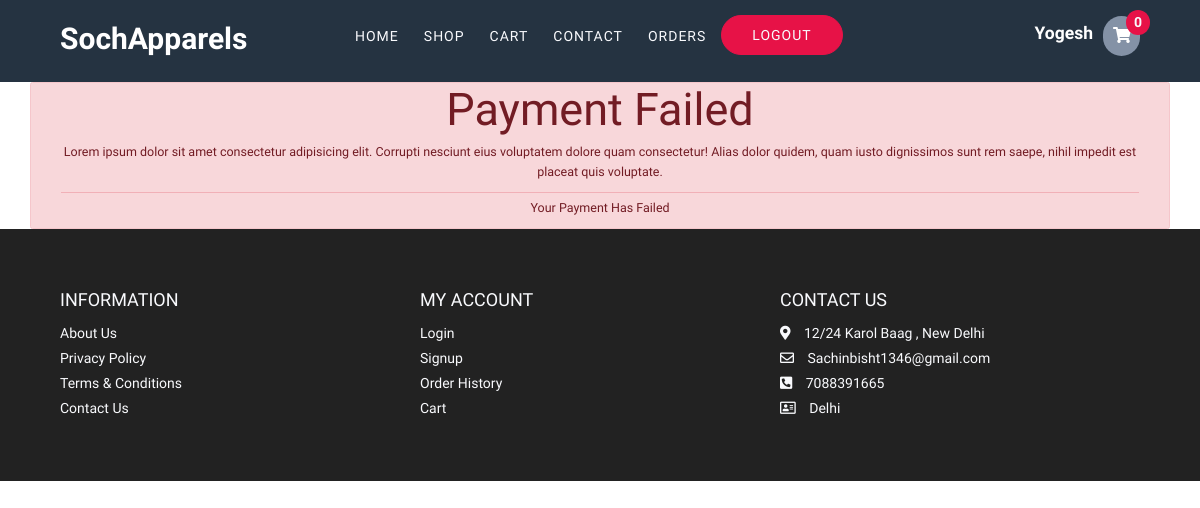
/payment_failed/ (signed in), run on the app's committed database.
### store/models/index.py (models this page shows, shortened)
class WebsiteDetail(models.Model):
    website_name = models.CharField(max_length=50)
    website_logo = models.ImageField(upload_to="media/images/", height_field=None, width_field=None, max_length=None)
    website_description = models.CharField(max_length=250)
    favicon_icon = models.ImageField(upload_to="media/images/", height_field=None, width_field=None, max_length=None)
    hero_image = models.ImageField(upload_to="media/images/", height_field=None, width_field=None,
    max_length=None)
    hero_headline = models.CharField(max_length=200)
    offer_headine = models.CharField(max_length=50)
    offer_image = models.ImageField(upload_to="media/images/", height_field=None, width_field=None, max_length=None)
    offer_text = models.CharField(max_length=50)
    location = models.CharField(max_length=150)
    email_1 = models.EmailField(max_length=254)
    email_2 = models.EmailField(max_length=254)
    mobile_1 = models.CharField(max_length=10)
    mobile_2 = models.CharField(max_length=10)
    city = models.CharField(max_length=20)

### store/views/payment.py (the view)
# urls.py: path("payment_failed/", login_required(PaymentFailed.as_view(), login_url="/login/"), name="PaymentFailed"),
class PaymentFailed(View):
    def get(self, request: WSGIRequest) -> HttpResponse:
        return render(request, 'store/payment_failed.html')

### store/templatetags/cloth_tags.py (called while the page is built)
@register.simple_tag
def faviconIcon() -> str:
    favicon = website.favicon_icon.url
    return favicon

@register.simple_tag
def get_address() -> str:
    return website.location

@register.simple_tag
def get_email_1() -> str:
    return website.email_1

@register.simple_tag
def get_mobile_1() -> str:
    return website.mobile_1

@register.simple_tag
def get_city() -> str:
    return website.city

@register.simple_tag
def get_name() -> str:
    return website.website_name

### store/templates/store/payment_failed.html (shortened to what this page needs)
{% extends 'store/layout.html' %}
{% block body %}
<div class="jumbotron container alert alert-danger text-center">
    <h1 class="display-3">Payment Failed</h1>
    <p class="lead">Lorem ipsum dolor sit amet consectetur adipisicing elit. Corrupti nesciunt eius voluptatem dolore quam consectetur! Alias dolor quidem, quam iusto dignissimos sunt rem saepe, nihil impedit est placeat quis voluptate.</p>
    <hr class="my-2">
    <p class="lead">
        Your Payment Has Failed
    </p>
</div>
{% endblock %}

### store/templates/store/layout.html (shortened to what this page needs)
<!DOCTYPE html>
<html lang="en">
{% load static %}
{% load cloth_tags %}
<head>
  <link rel="stylesheet" href="https://stackpath.bootstrapcdn.com/bootstrap/4.4.1/css/bootstrap.min.css">
  <link rel="stylesheet" href="https://cdnjs.cloudflare.com/ajax/libs/Glide.js/3.4.1/css/glide.core.css" />
  <link rel="stylesheet" href="https://cdnjs.cloudflare.com/ajax/libs/Glide.js/3.4.1/css/glide.theme.css" />
  <link rel="stylesheet" href="https://cdnjs.cloudflare.com/ajax/libs/font-awesome/5.15.1/css/all.min.css" />
  <link rel="stylesheet" href="{%static 'store/style.css' %}" />
</head>
<body>
  <div class="navigation nav_color">
    <div class="container">
      <nav class="nav__center">
        <div class="nav__header">
          <div class="nav__logo">
            <h1>{% get_name %}</h1>
          </div>
        </div>
        <div class="nav__menu">
          <ul class="nav__list">
            <li class="nav__item">
              <a href="/" class="nav__link">Home</a>
            </li>
            <li class="nav__item">
              <a href="/store" class="nav__link">Shop</a>
            </li>
            <li class="nav__item">
              <a href="/cart" class="nav__link">Cart</a>
            </li>
            <li class="nav__item">
              <a href="/contact" class="nav__link ">Contact</a>
            </li>
            {% if request.user.is_authenticated %}
            <li class="nav__item">
              <a href="/orders" class="nav__link">Orders</a>
            </li>
            <li class="nav__item">
              <a href="/logout" class="nav__link">Logout</a>
            </li>
            {% endif %}
          </ul>
          <ul class="nav__icons">
              {% if request.user.is_authenticated %}
              <h3  class="text-white mr-3">{{request.user.first_name}}</h3>
              {% endif %}
            <a href="/cart" class="icon__item">
              <i class="fas fa-shopping-cart" aria-hidden="true"></i>
              <span id="cart">{{request.session.cart|length}}</span>
            </a>
          </ul>
        </div>
      </nav>
    </div>
  </div>
  {% block body %} {% endblock %}
   <footer id="footer" class="section footer">
    <div class="container">
        <div class="footer__top">
            <div class="footer-top__box">
                <h3>INFORMATION</h3>
                <a href="/about">About Us</a>
                <a href="#">Privacy Policy</a>
                <a href="#">Terms & Conditions</a>
                <a href="/contact">Contact Us</a>
            </div>
            <div class="footer-top__box">
                <h3>MY ACCOUNT</h3>
                <a href="/login">Login</a>
                <a href="/registration">Signup</a>
                <a href="/orders">Order History</a>
                <a href="/cart">Cart</a>
            </div>
            <div class="footer-top__box">
                <h3>CONTACT US</h3>
                <div>
                    <span>
                        <i class="fas fa-map-marker-alt"></i>
                    </span>
                    {% get_address %}
                </div>
                <div>
                    <span>
                        <i class="far fa-envelope"></i>
                    </span>
                    {% get_email_1 %}
                </div>
                <div>
                    <span>
                        <i class="fas fa-phone-square-alt"></i>
                    </span>
                    {% get_mobile_1 %}
                </div>
                <div>
                    <span>
                        <i class="far fa-address-card"></i>
                    </span>
                    {% get_city %}
                </div>
            </div>
        </div>
    </div>
</footer>
</body>
</html>

### store/static/store/style.css (style rules this page uses)
:root { --default-color: #e71247; --default-color2: #d64569; --dark-color: #222; --dark-color-alt: #3c4858; --grey-color: #f9fafd; --grey-color-alt: #8492a6; --yellow: #ffcc00; --white: #fff; }
*, *::after, *::before { padding: 0; margin: 0; box-sizing: border-box; }
html { scroll-behavior: smooth; font-size: 62.5%; }
body { position: relative; font-family: "Dosis", sans-serif; font-size: 1.6rem; font-weight: 400; line-height: 1.6; min-height: 100%; color: var(--dark-color); background-color: var(--white); }
li, ul { list-style: none; }
a { text-decoration: none; }
h2, h3, h4 { font-weight: 600; }
.container { max-width: 114rem; padding: 0 1rem; margin: 0 auto; }
@media only screen and (max-width: 1200px) { .container { padding: 0 3rem; } }
.navigation { position: relative; padding: 1.5rem 0; z-index: 100; }
.nav_color { background: #253341; }
.nav__center { display: grid; grid-template-columns: 1fr 3fr; align-items: center; }
.nav__header .nav__logo h1 { font-size: 3rem; font-weight: 700; color: var(--white); }
.nav__icons i { width: 1.7rem; height: 1.7rem; }
.nav__menu { display: flex; justify-content: space-between; align-items: center; }
.nav__menu .nav__list { display: flex; justify-content: space-between; padding: 0 1.5rem; }
.nav__list .nav__item:not(:last-child) { margin-right: 0.5rem; }
.nav__item .nav__link:link, .nav__item .nav__link:visited { display: inline-block; padding: 1rem; color: var(--grey-color); text-transform: uppercase; font-weight: 500; font-size: 1.4rem; letter-spacing: 1px; transition: all 300ms ease-in-out; }
.nav__menu .nav__item:last-child .nav__link { background-color: var(--default-color); padding: 0.8rem 3rem; border-radius: 10rem; border: 1px solid var(--default-color); transition: all 300ms ease-in-out; }
.nav__icons { display: flex; align-items: center; }
.nav__icons .icon__item { color: var(--grey-color); padding: 1rem; }
.nav__icons .icon__item i { color:white; }
.nav__icons .icon__item:last-child { position: relative; background-color: var(--grey-color-alt); padding: 0.7rem 1rem; border-radius: 5rem; }
.nav__icons .icon__item:last-child span { position: absolute; background-color: var(--default-color); display: inline-block; top: -0.6rem; right: -1rem; border-radius: 50%; padding: 0.1rem 0.8rem; font-size: 1.4rem; font-weight: 800; }
.section { padding: 5rem 0; }
.footer { bottom:0; background-color: var(--dark-color); padding: 6rem 1rem; line-height: 2.5rem; }
.footer-top__box span { margin-right: 1rem; }
.footer__top { display: grid; grid-template-columns: repeat(3, 1fr); color: var(--grey-color); }
.footer-top__box a:link, .footer-top__box a:visited { display: block; color: var(--grey); font-size: 1.4rem; transition: 0.6s; }
.footer-top__box div { color: var(--grey); font-size: 1.4rem; }
.footer-top__box h3 { font-size: 1.8rem; font-weight: 400; margin-bottom: 1rem; }

### data on the page
WebsiteDetail: website_name "SochApparels", location "12/24 Karol Baag , New Delhi", email_1 "Sachinbisht1346@gmail.com", mobile_1 "7088391665", city "Delhi"

### other printed values
{{ request.user.first_name }} "Yogesh"
{{ request.session.cart|length }} "0"
